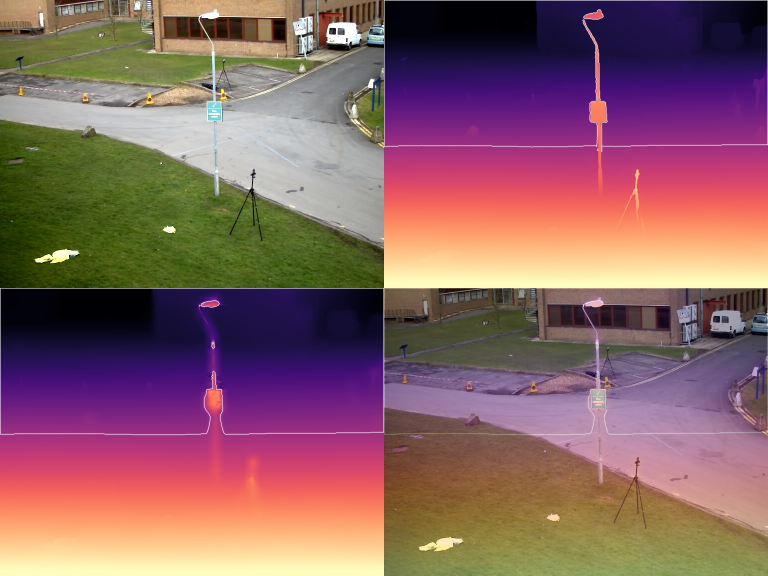
#> input picture prototype/site/inputs/depth_cmp.jpg, 1536 x 1152 px (shown at 1/2 size)
$ python -i align.py   (imports and definitions only)   (older library calls are emulated)
#> lines starting #> are read from the running program, lines starting #| are printed output that depends on the picture
#> further down, picture is the input picture: shape (1152, 1536, 3); mean B, G, R 99.8, 97.9, 137.3
"""Step 3 - re-align the restyled plate to the clean plate.

Image editors nudge geometry, so a building edge would "jump" at the line. We register the restyled
image back onto the clean plate:
  1. global homography from SIFT matches (CLAHE-normalised grey so tone changes matter less),
     robustly fitted with MAGSAC;
  2. fallback / refinement: ECC (enhanced correlation coefficient) on gradient-magnitude images,
     coarse to fine - edges survive restyling better than raw colours do;
  3. optional local warp: dense DIS optical flow on gradient-magnitude images, heavily smoothed
     (confidence-weighted), and only applied in a band around the line where it matters.

Everything is folded into ONE backward map M (output pixel -> restyled pixel), so the restyled
image is resampled exactly once.
"""
from __future__ import annotations

from dataclasses import dataclass, field

import cv2
import numpy as np

from .line import Line, band_weight


def clahe_gray(img: np.ndarray) -> np.ndarray:
    g = cv2.cvtColor(img, cv2.COLOR_BGR2GRAY)
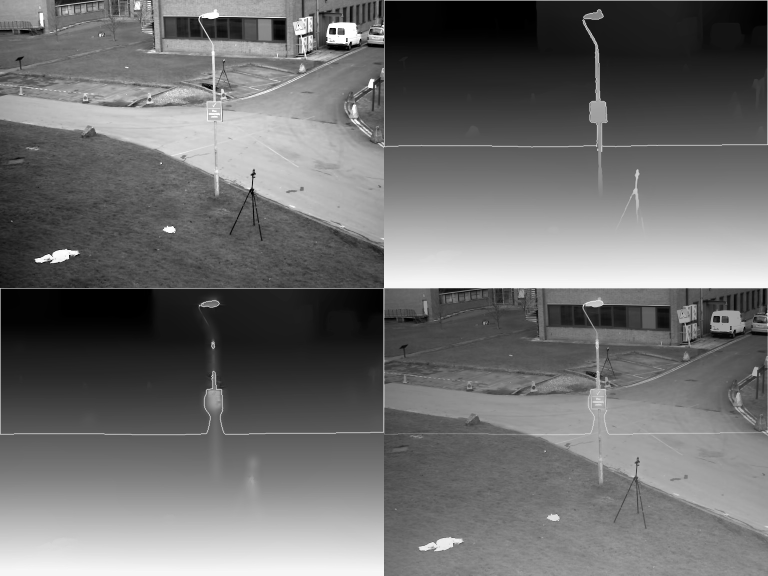
#> g: shape (1152, 1536) (shown at 1/2 size); min 0, max 255, mean 109.9
    return cv2.createCLAHE(clipLimit=3.0, tileGridSize=(8, 8)).apply(g)
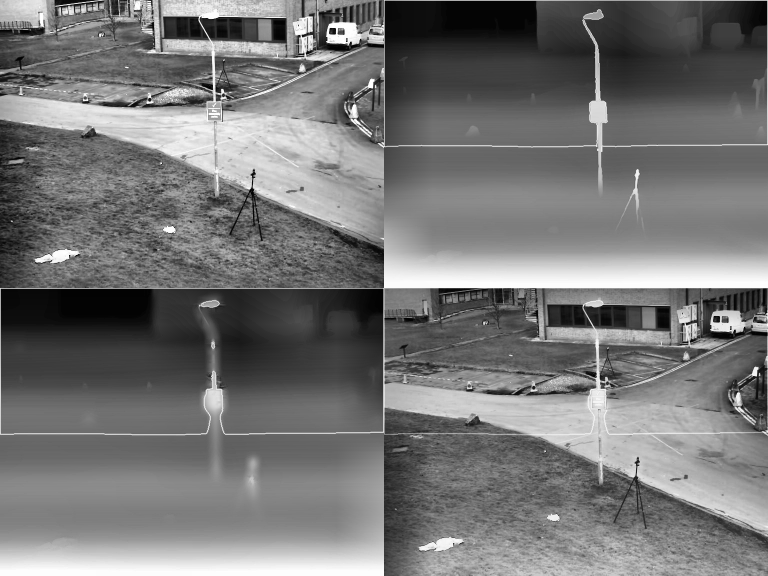
#> returned value: shape (1152, 1536) (shown at 1/2 size); min 0, max 255, mean 117.1


def grad_mag(img: np.ndarray, sigma: float = 1.0) -> np.ndarray:
    """Gradient magnitude of the CLAHE grey image, normalised so its 99th percentile is 1."""
    g = clahe_gray(img).astype(np.float32) / 255.0
    if sigma > 0:
        g = cv2.GaussianBlur(g, (0, 0), sigma)
    gx = cv2.Sobel(g, cv2.CV_32F, 1, 0, ksize=3)
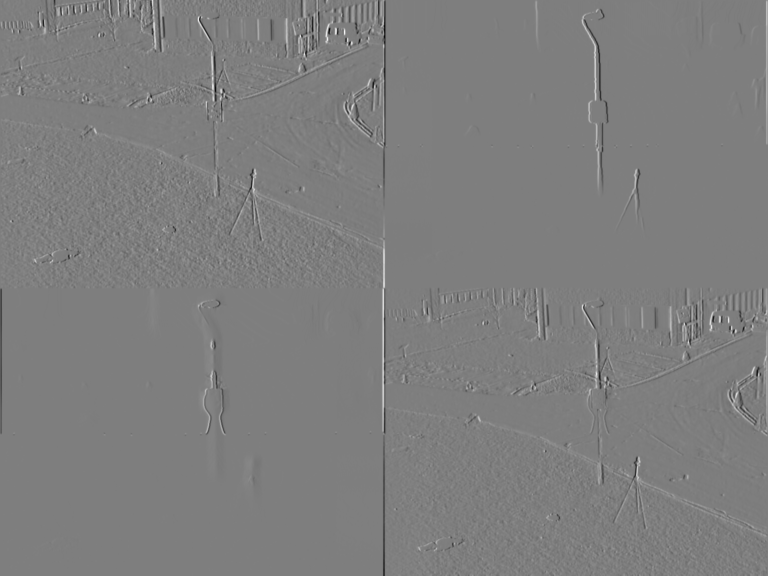
#> gx: shape (1152, 1536) float32 (shown at 1/2 size); min -2.35, max 2.38, mean 0.00067; drawn with min black and max white
    gy = cv2.Sobel(g, cv2.CV_32F, 0, 1, ksize=3)
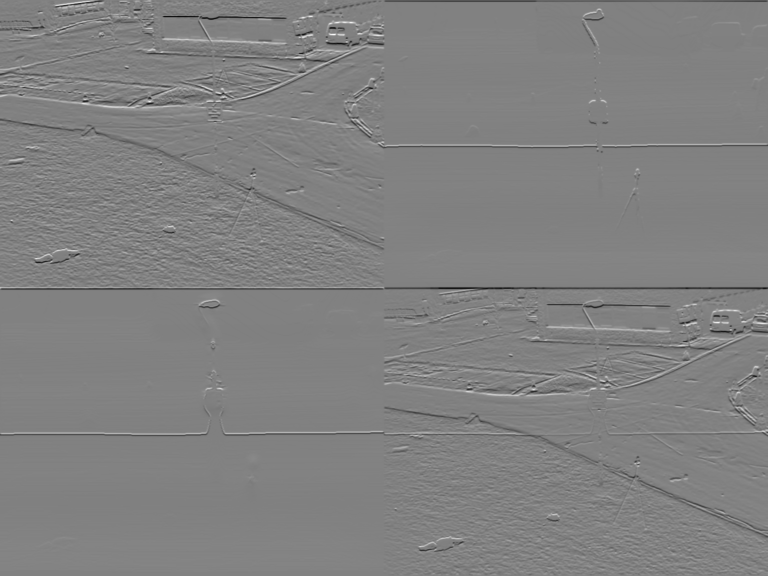
#> gy: shape (1152, 1536) float32 (shown at 1/2 size); min -2.44, max 2.39, mean 0.0017; drawn with min black and max white
    m = np.sqrt(gx * gx + gy * gy)
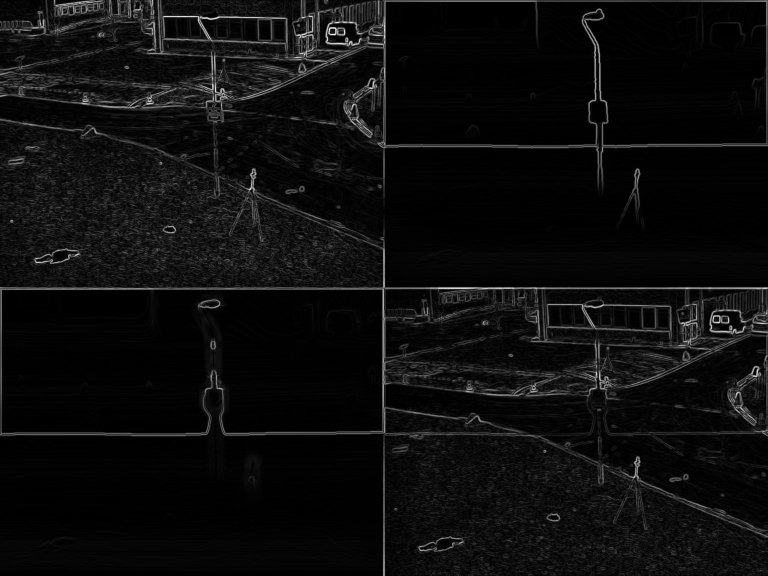
#> m: shape (1152, 1536) float32 (shown at 1/2 size); min 0, max 2.44, mean 0.129; drawn with min black and max white
    return np.clip(m / (np.percentile(m, 99) + 1e-6), 0, 1.5).astype(np.float32)
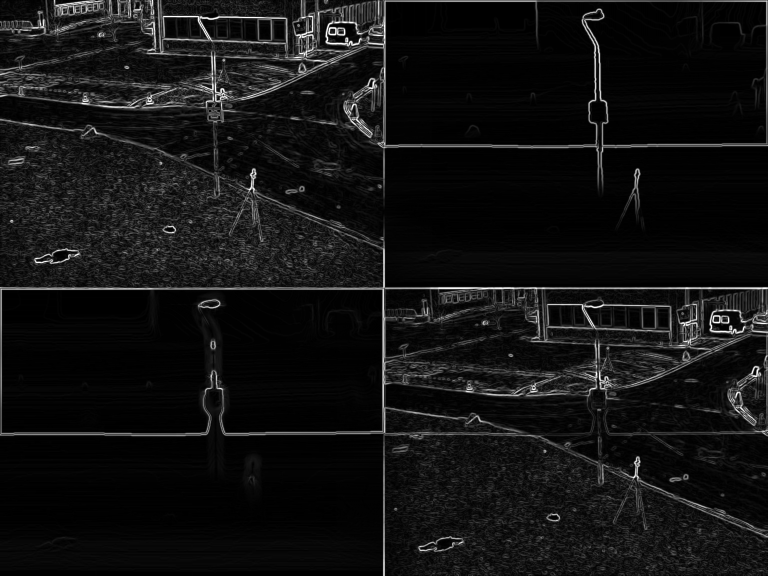
#> returned value: shape (1152, 1536) float32 (shown at 1/2 size); min 0, max 1.5, mean 0.11; drawn with min black and max white


@dataclass
class AlignResult:
    map_x: np.ndarray
    map_y: np.ndarray
    H: np.ndarray                      # restyled -> clean homography (global part)
    method: str
    n_matches: int = 0
    n_inliers: int = 0
    ecc_cc: float | None = None
    local_flow_max_px: float = 0.0
    notes: list[str] = field(default_factory=list)

    def apply(self, img: np.ndarray) -> np.ndarray:
        return cv2.remap(img, self.map_x, self.map_y, cv2.INTER_CUBIC, borderMode=cv2.BORDER_REPLICATE)

    # [191 lines left out: functions summary, sift_homography, ecc_homography, local_flow, _maps_from, corner_shift and 2 more, not called in this run]

>>> import cv2
>>> picture = cv2.imread('../site/inputs/depth_cmp.jpg')
>>> result = grad_mag(picture)

$ run again, on prototype/site/inputs/halo3_couple.png
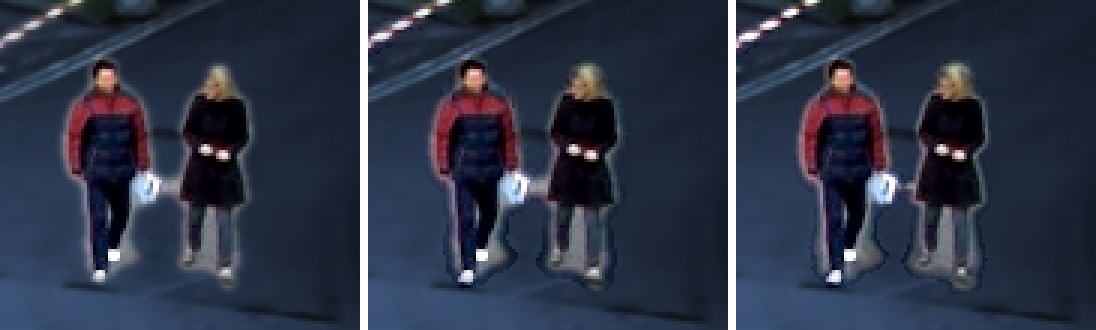
#> input picture prototype/site/inputs/halo3_couple.png, 1096 x 330 px
#> picture is the input picture: shape (330, 1096, 3); mean B, G, R 70, 52.5, 45.3
#> in grad_mag, `gy = cv2.Sobel(g, cv2.CV_32F, 0, 1, ksize=3)`:
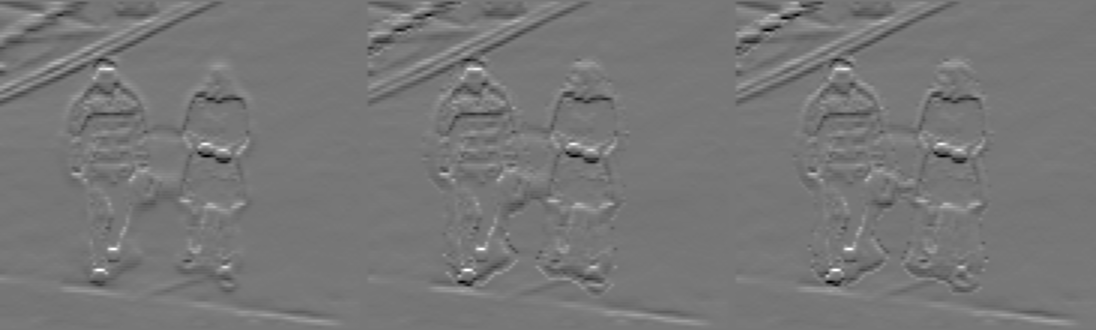
#> gy: shape (330, 1096) float32; min -2.01, max 2.29, mean 0.00295; drawn with min black and max white
#> in grad_mag, `m = np.sqrt(gx * gx + gy * gy)`:
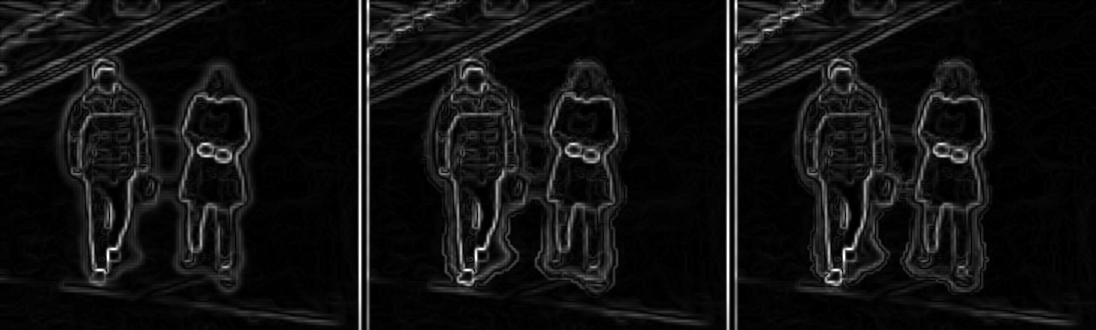
#> m: shape (330, 1096) float32; min 0, max 2.39, mean 0.164; drawn with min black and max white

$ run again, on prototype/site/inputs/inner_cmp.png
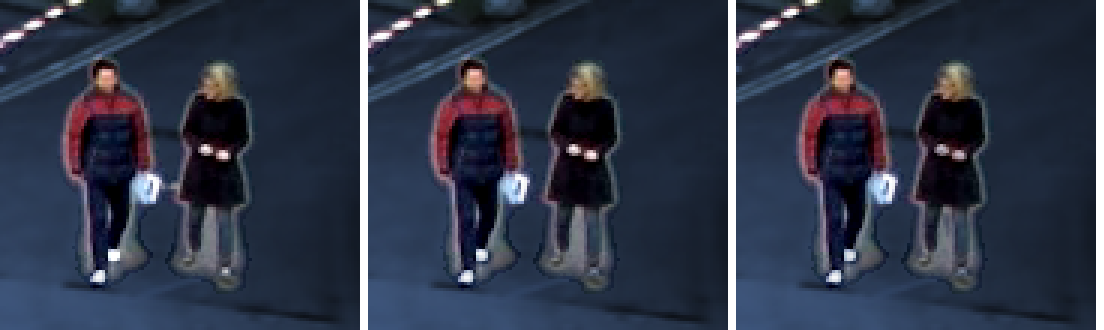
#> input picture prototype/site/inputs/inner_cmp.png, 1104 x 330 px
#> picture is the input picture: shape (330, 1104, 3); mean B, G, R 71, 53.7, 46.7
#> in grad_mag, `gy = cv2.Sobel(g, cv2.CV_32F, 0, 1, ksize=3)`:
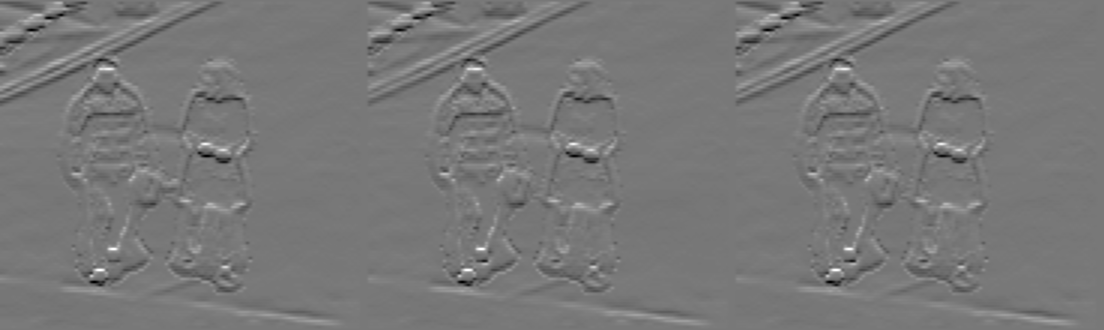
#> gy: shape (330, 1104) float32; min -2.02, max 2.27, mean 0.003; drawn with min black and max white
#> in grad_mag, `m = np.sqrt(gx * gx + gy * gy)`:
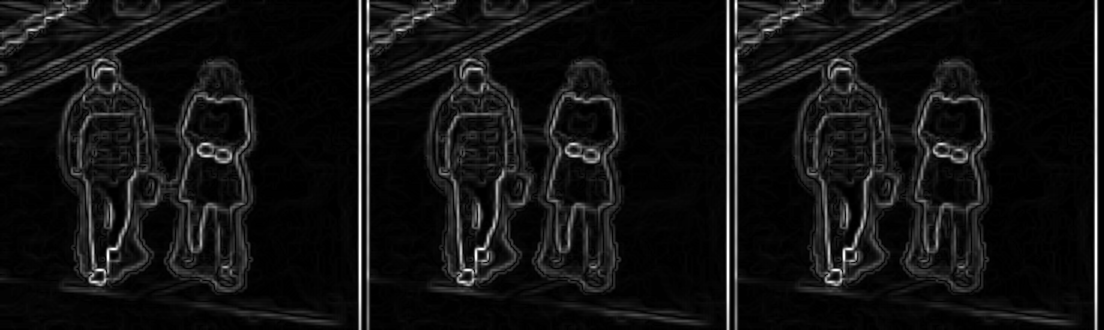
#> m: shape (330, 1104) float32; min 0, max 2.37, mean 0.173; drawn with min black and max white
